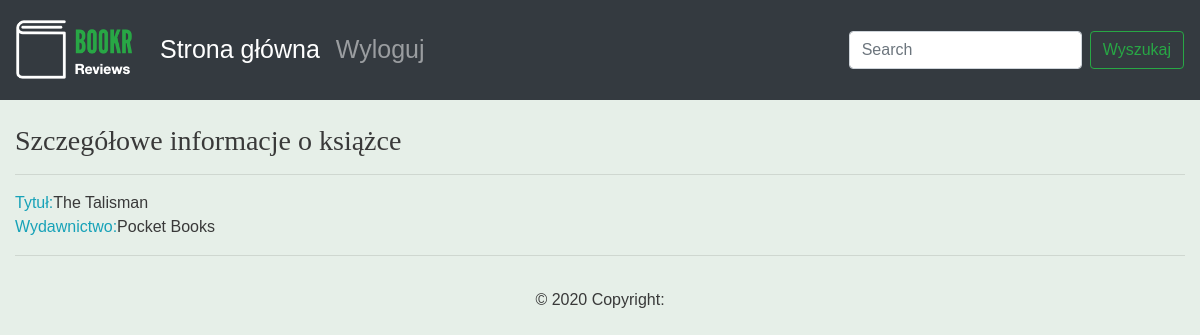
The page /book/18/ on the database as committed earlier.
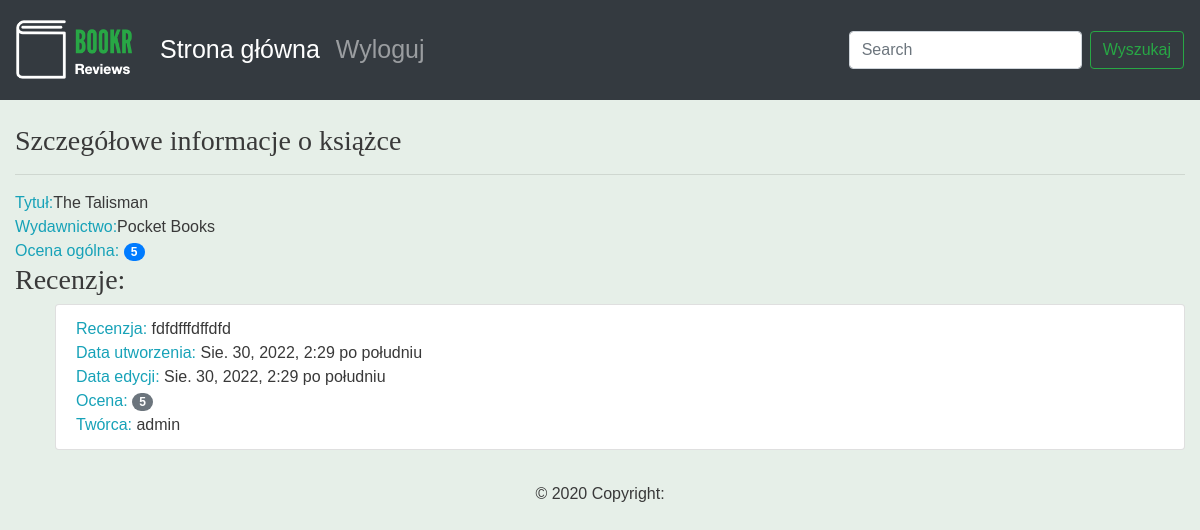
The same page on the database as committed later.
### reviews/models.py (models this page shows)
class Review(models.Model):
    content = models.TextField(help_text="Tekst recenzji.")
    rating = models.IntegerField(help_text="Ocena użytkownika.")
    date_created = models.DateTimeField(auto_now_add=True,
                                        help_text="Data i czas utworzenia recenzji.")
    date_edited = models.DateTimeField(null=True,
                                       help_text="Data i czas ostatniej edycji recenzji.")
    creator = models.ForeignKey(auth.get_user_model(), on_delete=models.CASCADE)
    book = models.ForeignKey(Book, on_delete=models.CASCADE,
                             help_text="Recenzowana książka.")

### reviews/views.py (the view)
# urls.py: path('book/<int:pk>/', views.book_detail, name="book_detail"),
def book_detail(request, pk):
    book = get_object_or_404(Book, pk=pk)
    reviews = book.review_set.all()
    if reviews:
        book_rating = average_rating([review.rating for review in reviews])
        context = {'book': book,
                   'book_rating': book_rating,
                   'reviews': reviews}
    else:
        context = {'book': book,
                   'book_rating': None,
                   'reviews': None}
    return render(request, "reviews/book_detail.html", context)

### reviews/models.py (called while the page is built)
    def __str__(self):
        return self.name

### reviews/utils.py (called while the page is built)
def average_rating(rating_list):
    if not rating_list:
        return 0
    return round(sum(rating_list) / len(rating_list))

### reviews/templates/reviews/book_detail.html (shortened to what this page needs)
{% extends 'base.html' %}
{% block content %}
<br>
<h3>Szczegółowe informacje o książce</h3>
<hr>
<span class="text-info">Tytuł:</span><span>{{ book.title }}</span>
<br>
<span class="text-info">Wydawnictwo:</span><span>{{ book.publisher }}</span>
<br>
{% if not reviews %}
<hr>
{% else %}
<span class="text-info">Ocena ogólna: </span><span class="badge badge-primary badge-pill">{{ book_rating }}</span>
<br>
<h3>Recenzje:</h3>
<ul>
    {% for review in reviews %}
    <li class="list-group-item">
                        <span class="text-info">Recenzja: </span> <span>{{ review.content }}</span>
                        <br>
                        <span class="text-info">Data utworzenia: </span><span>{{ review.date_created }}</span>
                        <br>
                        <span class="text-info">Data edycji: </span><span>{{ review.date_edited }}</span>
                        <br>
                        <span class="text-info">Ocena: </span><span class="badge badge-secondary badge-pill">{{ review.rating }}</span>
                        <br>
                        <span class="text-info">Twórca: </span><span>{{ review.creator.username }}</span>
                        <br>
                  </li>
    {% endfor %}
</ul>
{% endif %}
{% endblock %}

Rows that differ between the two databases and show on the page:
added Review: content "fdfdfffdffdfd", date_created "Sie. 30, 2022, 2:29 po południu", date_edited "Sie. 30, 2022, 2:29 po południu", rating "5", creator.username "admin"
Other text that changed with them:
{{ book_rating }}: (not shown) → "5"
text now shown: "Ocena ogólna: Recenzje:"
